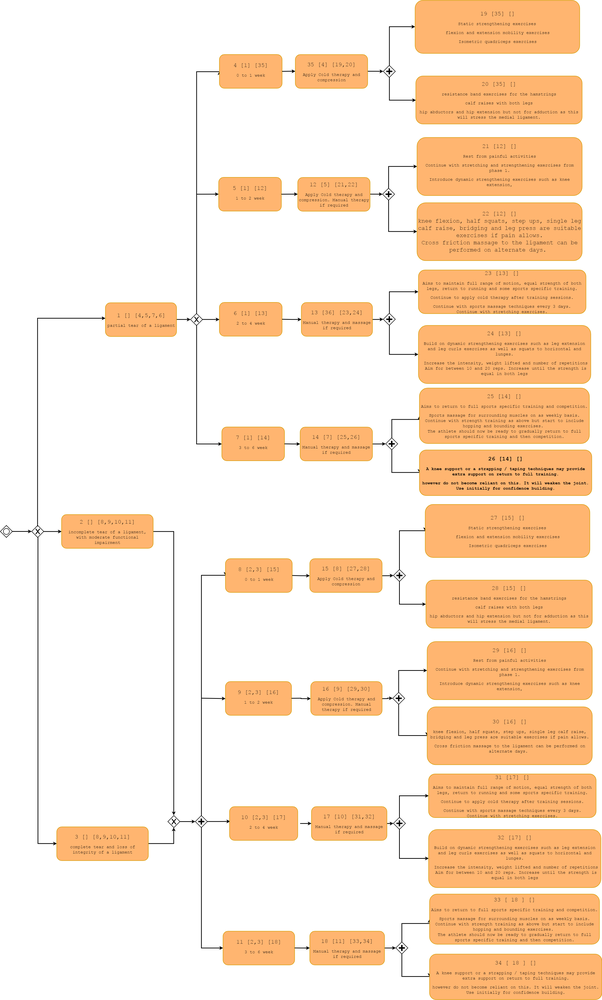
#> input picture upload/TestDiagram.png, 602 x 1000 px, shrunk from 2498 x 4150 before the run, found by its file name
$ python roi.py   (Python 2 division)   (older library calls are emulated)
#> lines starting #> are read from the running program, lines starting #| are printed output that depends on the picture; after the words box and inside, x2 and y2 are one past the last pixel; in counts of white or black regions, pixels touching at a corner belong together
#> further down, original_image is the input picture: shape (1000, 602, 3); mean B, G, R 207.3, 229, 251.2
#> (printed output is left out)
import os

import cv2
import numpy as np
import argparse
import pytesseract
from PIL import Image
from lxml import etree

#dir_path = os.path.dirname(os.path.realpath(_file_))

#print dir_path
print (os.getcwd())


STRING_PREDECESSORS = 'predecessors'
STRING_SUCCESSORS = 'successors'
STRING_ID = 'id'
STRING_CONTENT = 'content'
STRING_ROOT = 'root'
STRING_INJURY_LEVEL = 'injury_level'
STRING_DURATION = 'duration'
STRING_APPROACH = 'approach'
STRING_DESCRIPTION = 'description'
STRING_TREATMENT = 'treatment'
STRING_VALUE = 'value'
def get_rectangles(img_original):

    hsv = cv2.cvtColor(img_original, cv2.COLOR_BGR2HSV)
#> hsv: shape (1000, 602, 3); mean H, S, V 5.3, 45.3, 251.2

    lower_red = np.array([0,20,0])

    upper_red = np.array([100,255,255])

    mask = cv2.inRange(hsv,lower_red, upper_red)
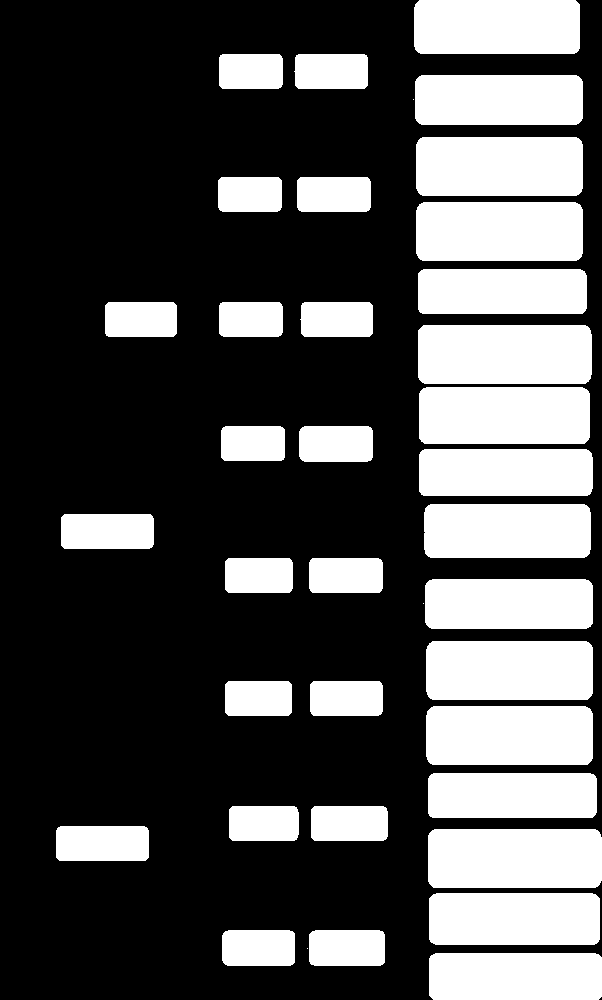
#> mask: shape (1000, 602); 31.9% white; 38 white regions (3 under 20 px), largest, box (x1, y1, x2, y2) and area: (428, 829, 602, 888) 10194, (418, 325, 592, 384) 10190, (416, 137, 583, 196) 9779

    blur = cv2.GaussianBlur(mask,(5,5),0)
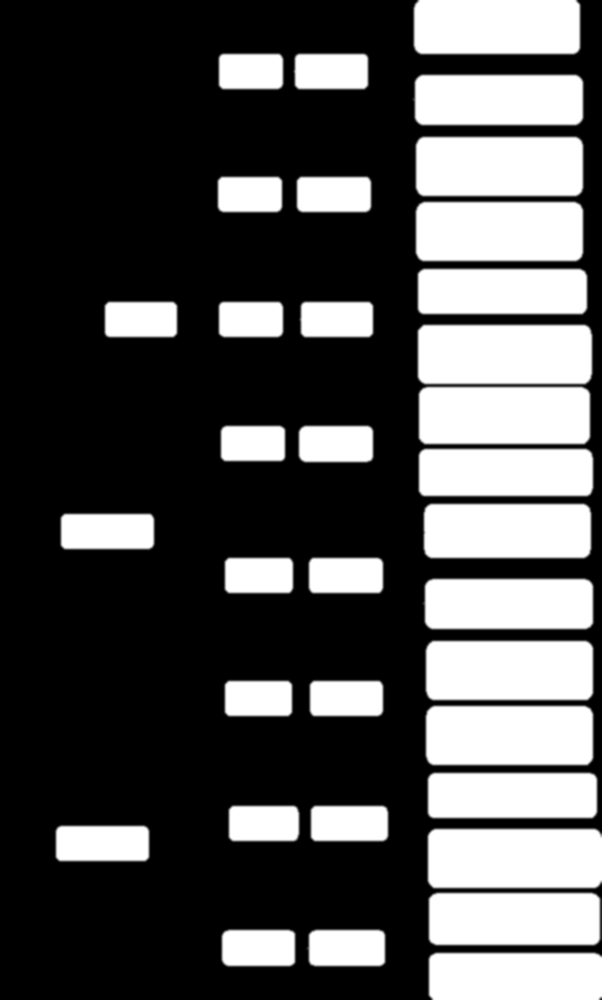
#> blur: shape (1000, 602); min 0, max 255, mean 81.3

    #cv2.imshow('blur', blur)

    ret3,th3 = cv2.threshold(blur,0,255,cv2.THRESH_BINARY)
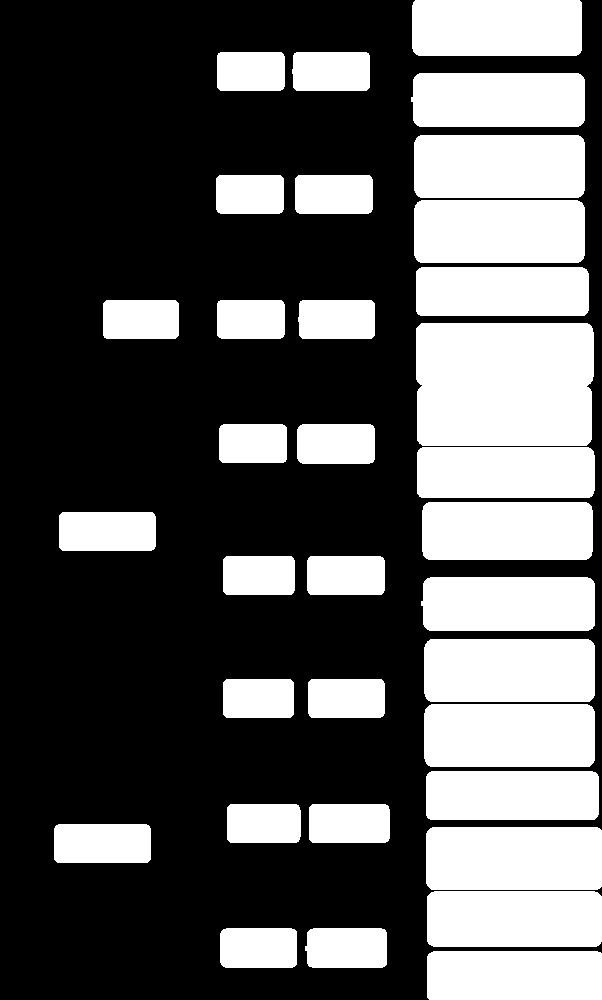
#> th3: shape (1000, 602); 35.6% white; 34 white regions, largest, box (x1, y1, x2, y2) and area: (416, 323, 594, 446) 21585, (426, 827, 602, 890) 11041, (414, 135, 585, 198) 10699

    kernel = np.ones((5,5),np.uint8)
    opening = cv2.morphologyEx(th3, cv2.MORPH_OPEN, kernel)
    closing = cv2.morphologyEx(opening, cv2.MORPH_CLOSE, kernel)
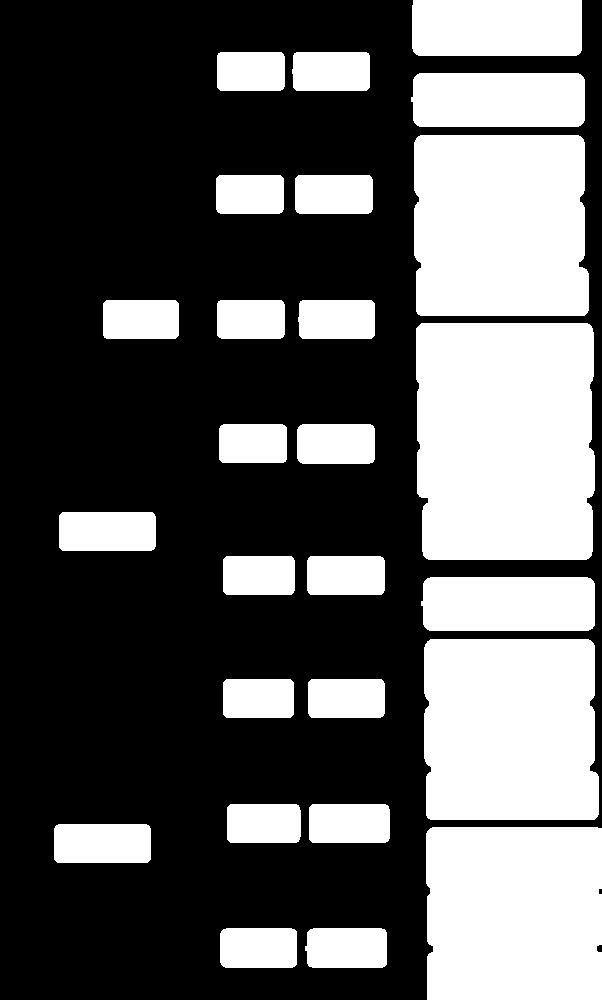
#> closing: shape (1000, 602); 36.2% white; 26 white regions

    #cv2.imshow('close', closing)
    #cv2.waitKey(0)
    #cv2.destroyAllWindows()

    return closing

def get_Rect_Text(i , img_original):

    img, contours, hier = cv2.findContours(i, cv2.RETR_TREE,
                        cv2.CHAIN_APPROX_SIMPLE)
#> contours = 26 contours; largest, box (x1, y1, x2, y2) and area: (416, 323, 595, 560) 40870, (424, 639, 599, 820) 30438, (414, 135, 589, 316) 30434, (426, 827, 602, 1000) 29836, (412, 0, 582, 56) 9265
    # with each contour, draw boundingRect in green
    nodes=[]
    d = 0
    with open('upload/output.txt', 'w') as file:
        for c in contours:
            # get the bounding rect
            x, y, w, h = cv2.boundingRect(c)

            # draw a green rectangle to visualize the bounding rect
            cv2.rectangle(i, (x, y), (x+w, y+h), (0, 255, 0), 1)

            roi = img_original[y:y+h, x:x+w]

            cv2.imwrite('images/%d.png'%(d), roi)
            textarray = get_string(roi).splitlines()
            if(len(textarray) > 0) :
#                print(textarray[0])
                file.write(textarray[0]+'\n')
                nodes.append(getNodeFromLine(textarray[0], ' '.join(textarray[1:])))
            #print(get_string(roi))
            #print( "----------------------------------")
            d+=1
#> this loop made 1 pass
#> (x, y, w, h, kernel in get_string) on pass 1: (305, 928, 82, 40, [1])
#> pass 1, in get_Rect_Text, `roi = img_original[y:y+h, x:x+w]`:
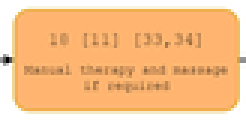
#> roi: shape (40, 82, 3) (shown 3 times larger); mean B, G, R 137.1, 192.4, 247.7
#> pass 1, in get_string, `img = cv2.cvtColor(img1, cv2.COLOR_BGR2GRAY)`:
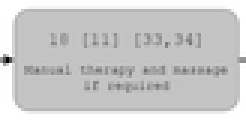
#> img: shape (40, 82) (shown 3 times larger); min 0, max 255, mean 202.6
#> pass 1, in get_string, `img = cv2.adaptiveThreshold(img, 255, cv2.ADAPTIVE_THRESH_GAUSSIAN_C, ..`:
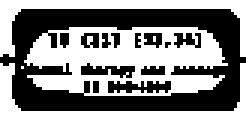
#> img: shape (40, 82) (shown 3 times larger); 52% white; 13 black regions (6 under 20 px), largest, box (x1, y1, x2, y2) and area: (0, 3, 82, 37) 1317, (36, 27, 57, 31) 61, (27, 21, 45, 26) 51
#> after the loop: i: shape (1000, 602); 36.1% white; 26 white regions, largest, box (x1, y1, x2, y2) and area: (416, 323, 595, 560) 41277, (424, 639, 599, 820) 30785, (414, 135, 589, 316) 30782
#> after the loop, d = 0; nodes = []
    print(len(contours))
    return nodes

def get_string(img1):
    # Convert to gray
    img = cv2.cvtColor(img1, cv2.COLOR_BGR2GRAY)

    # Apply dilation and erosion to remove some noise
    kernel = np.ones((1, 1), np.uint8)
    img = cv2.dilate(img, kernel, iterations=1)
    img = cv2.erode(img, kernel, iterations=1)

    #  Apply threshold to get image with only black and white
    img = cv2.adaptiveThreshold(img, 255, cv2.ADAPTIVE_THRESH_GAUSSIAN_C, cv2.THRESH_BINARY, 31, 2)
#> (the run stopped early here; a loop or call above may not have finished)
